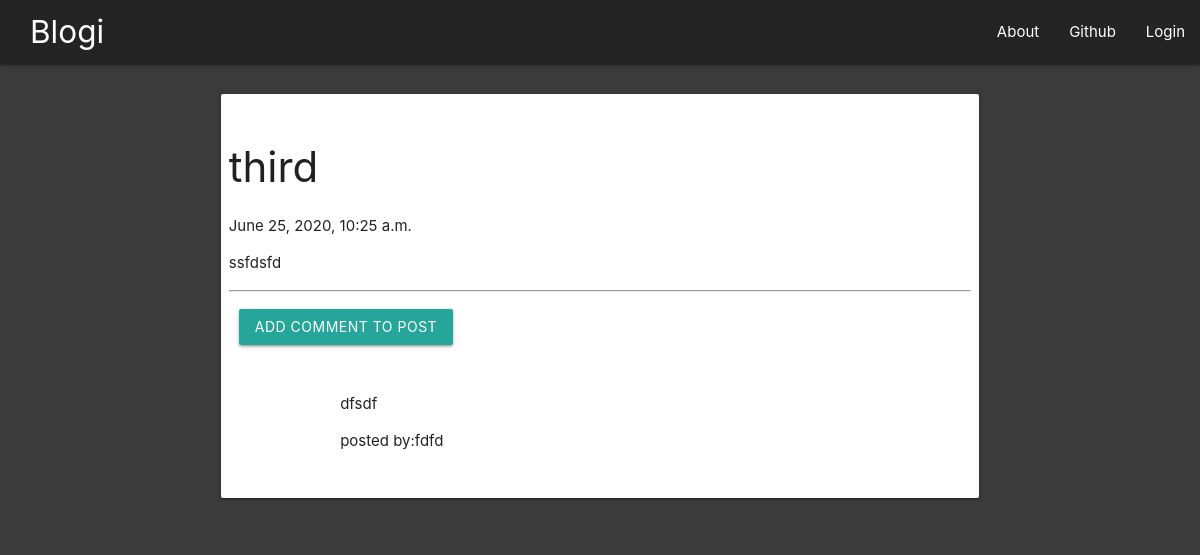
/post/11, run on the app's committed database.
### blog/models.py (models this page shows, shortened)
class post(models.Model):
    author = models.ForeignKey('auth.user',default=1,on_delete=models.CASCADE)
    title=models.CharField(max_length=200)
    text=models.TextField()
    create_date=models.DateTimeField(default=timezone.now)
    published_date=models.DateTimeField(blank=True,null=True)

class comments(models.Model):
    post=models.ForeignKey('blog.post',related_name='comments',on_delete=models.CASCADE)
    author=models.CharField(max_length=200)
    text=models.TextField()
    create_date=models.DateTimeField(default=timezone.now())
    approved_comment=models.BooleanField(default=False)

### blog/views.py (the view)
# urls.py: url(r'^post/(?P<pk>\d+)$',views.post_detail_view.as_view(),name='post_detail'),
class post_detail_view(DetailView):
    model=post

### blog/templates/blog/post_detail.html (shortened to what this page needs)
{% extends 'blog/base.html' %}
{% block content %}
<div class="card" id="postdetail">
<h1 class="posttitle_loader">{{post.title}}</h1>
{% if post.published_date %}
<div class="post_date">{{ post.published_date }}</div>
{% else %}
<a href="{% url 'post_publish' pk=post.pk %}" class="btn">Publish</a>
{% endif %}
<p class="postcontent">
    {{ post.text|safe }}
</p>
<hr>
<a href="{% url 'add_comment_to_post' pk=post.pk %}" class="btn">Add Comment To Post</a>
<div class="container">
    {% for comment in post.comments.all %}
    <br>
    {% if user.is_authenticated or comment.approved_comment %}
    <p>{{comment.text|safe }}</p>
    <p>posted by:{{ comment.author}}</p>
    {% endif %}
    {% endfor %}
</div>
</div>
{% endblock %}

### blog/static/blog/css/blog.css (style rules this page uses)
body { background-color:#3b3b3b; }
#postdetail { margin:30px; padding:0.5rem; }
#postdetail h1 { font-size: 2.8rem; }
.btn { margin:10px; }

### data on the page
post: title "third", published_date "June 25, 2020, 10:25 a.m.", text "ssfdsfd"
comments: text "dfsdf", author "fdfd"
